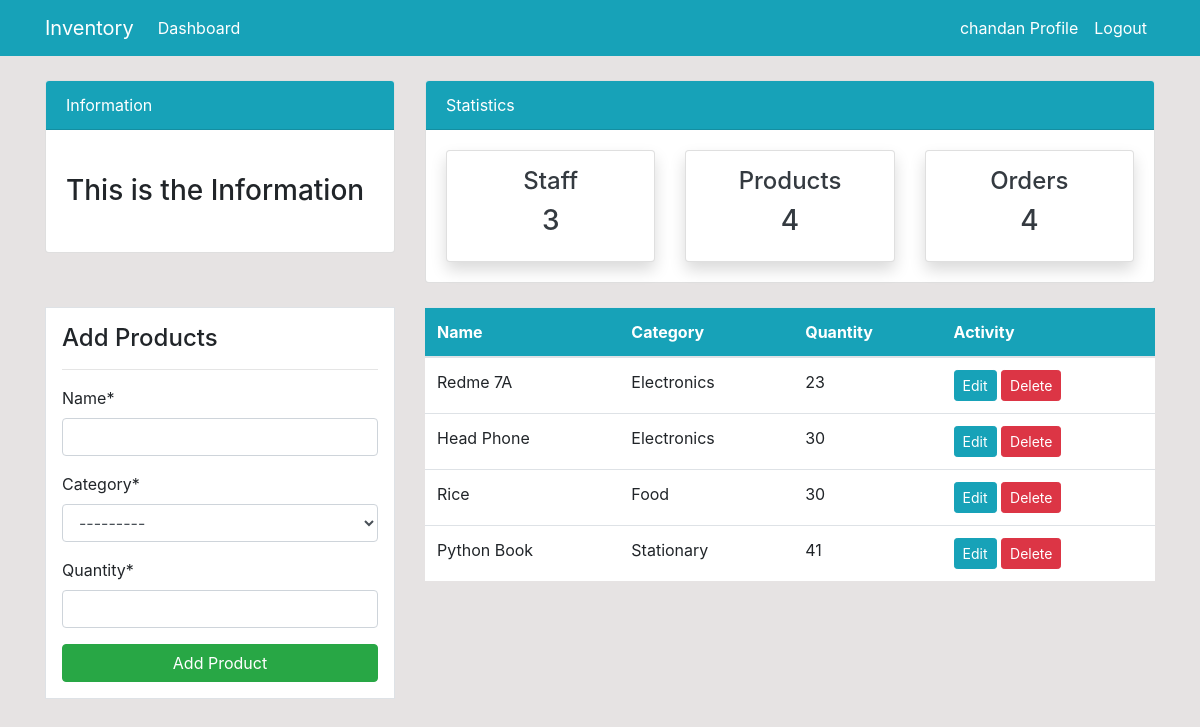
The page /product (signed in) on the database its author committed.
### dashboard/models.py (models this page shows)
class Product(models.Model):
    name = models.CharField(max_length=100,null=True)
    category = models.CharField(max_length=20,choices=CATEGORY,null=True)
    quantity = models.IntegerField(null=True)
    class Meta:
        verbose_name_plural = 'Product'
    def __str__(self):
        return f'{self.name}  {self.quantity}'

### dashboard/views.py (the view)
# urls.py: path('product',views.product,name = 'dashboard-product'),
@login_required
def product(request):
    customers_count = User.objects.all().count()
    order_count = Order.objects.all().count()
    product_count = Product.objects.all().count()
    if request.method == 'POST':
        form = ProductForm(request.POST)
        if form.is_valid() :
            form.save()
            product_name = form.cleaned_data.get('name')
            messages.success(request,f'{product_name} has been added')
            return redirect('dashboard-product')
    else:
        form = ProductForm()
    items = Product.objects.all()
    print(items)
    context = {
        'items' : items,
        'form' : form ,
        'customer_count' : customers_count,
        'order_count' : order_count,
        'product_count' : product_count,
    }
    return render(request,'dashboard/product.html',context)

### dashboard/forms.py
class ProductForm(forms.ModelForm):
    class Meta:
        model = Product
        fields = ['name','category','quantity']

### templates/dashboard/product.html (shortened to what this page needs)
{% extends 'partials/base.html' %}
{% load crispy_forms_tags %}
{% block content %}
  {% include 'partials/topnav.html' %}
    <div class="container">
        <div class="row my-4">
            <div class="col-md-4">
                <div class="border bg-white p-3">
                    <h4>Add Products</h4>
                    <hr>
                    <form action="" method = "post">
                        {{form|crispy}}
                        <input class="btn btn-success btn-block" type="submit" value="Add Product">
                    </form>
                </div>
            </div>
            <div class="col-md-8">
                <table class="table bg-white">
                    <thead class="bg-info">
                        <tr class="text-white">
                            <th scope="col">Name</th>
                            <th scope="col">Category</th>
                            <th scope="col">Quantity</th>
                            <th scope="col">Activity</th>
                        </tr>
                    </thead>
                    <tbody>
                     {% for item in items %}
                        <tr>
                            <td>{{item.name}}</td>
                            <td>{{item.category}}</td>
                            <td>{{item.quantity}}</td>
                            <td>
                                <a class="btn btn-info btn-sm" href="{% url 'dashboard-product-update' item.id%}">Edit</a>
                                <a class="btn btn-danger btn-sm" href="{% url 'dashboard-product-delete' item.id%}">Delete</a>
                            </td>
                        </tr>
                      {% endfor %}
                    </tbody>
                </table>
            </div>
        </div>
    </div>
{% endblock content %}

### templates/partials/nav.html (shortened to what this page needs)
<nav class="navbar navbar-expand-lg navbar-info bg-info">
    <div class="container">
        {% if user.is_authenticated %}
        <a class="navbar-brand text-white" href="{% url 'dashboard-index' %}">Inventory</a>
        <div class="collapse navbar-collapse" id="navbarSupportedContent">
            <ul class="navbar-nav mr-auto">
                <li class="nav-item active">
                    <a class="nav-link text-white" href="{% url 'dashboard-index' %}">Dashboard </a>
                </li>
            </ul>
            <ul class="navbar-nav ml-auto">
                <li class="nav-item active">
                    <a class="nav-link text-white" href="{% url 'user-profile' %}">{{user.username}} Profile
                        <span class="sr-only">(current)</span></a>
                </li>
                <li class="nav-item">
                    <a class="nav-link text-white" href="{% url 'user-logout' %}">Logout</a>
                </li>
            </ul>
            {% endif %}
        </div>
    </div>
</nav>

### static/style.css (style rules this page uses)
body { background: rgb(230, 227, 227); }

### rows shown on the page
Product: name "Redme 7A", category "Electronics", quantity "23"
Product: name "Head Phone", category "Electronics", quantity "30"
Product: name "Rice", category "Food", quantity "30"
Product: name "Python Book", category "Stationary", quantity "41"

### other values the page prints
{{ user.username }} "chandan"
{{ customer_count }} "3"
{{ product_count }} "4"
{{ order_count }} "4"
